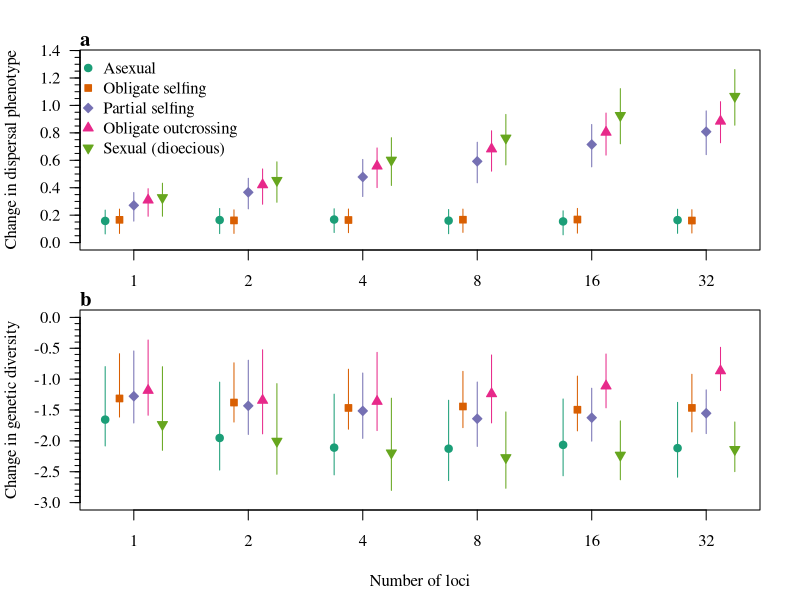
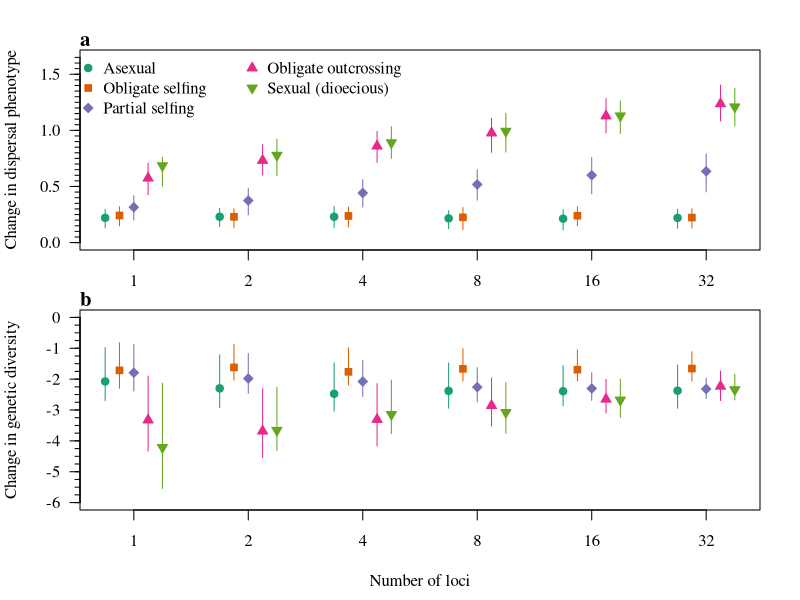
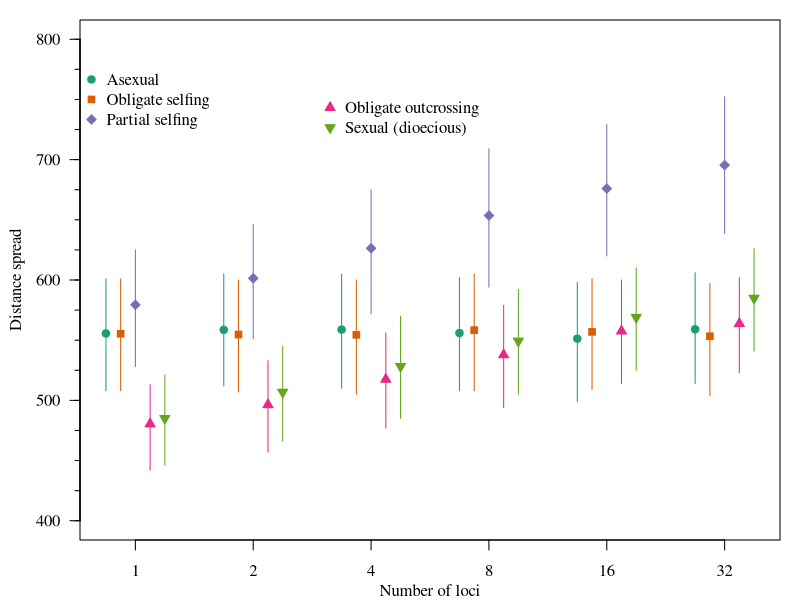
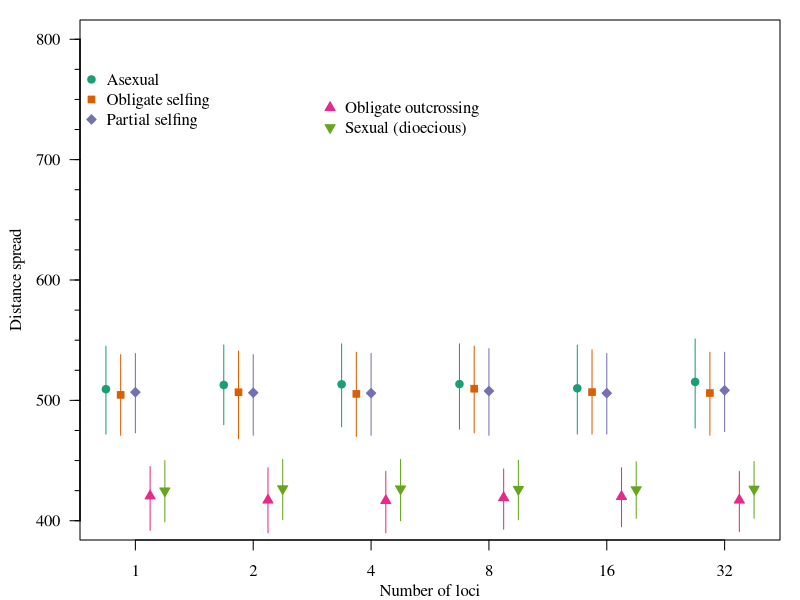
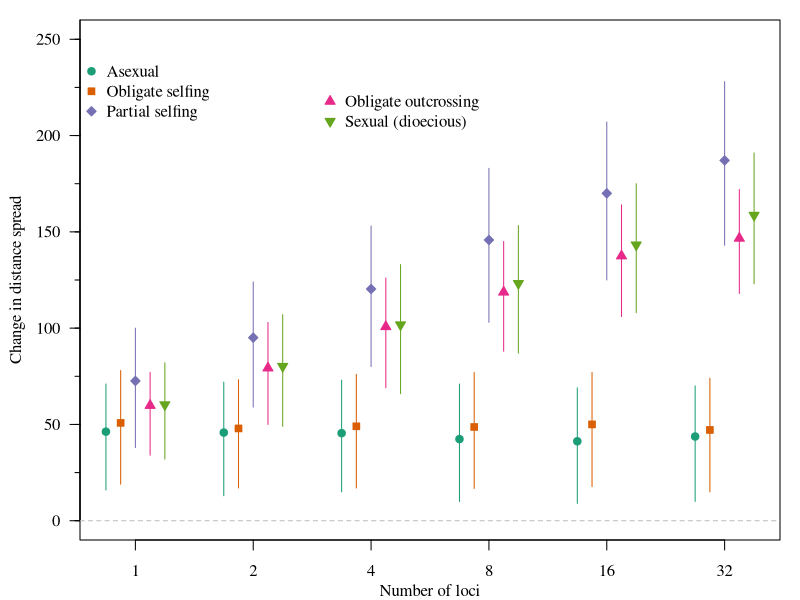
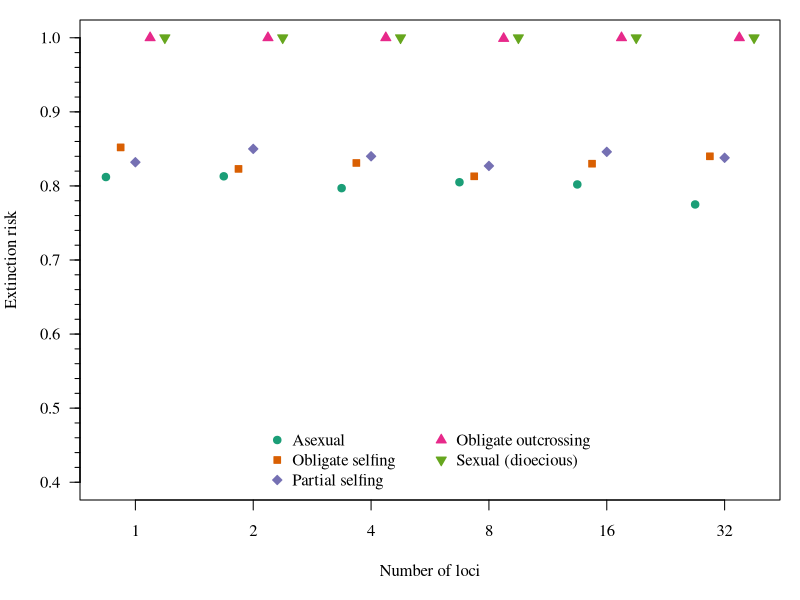
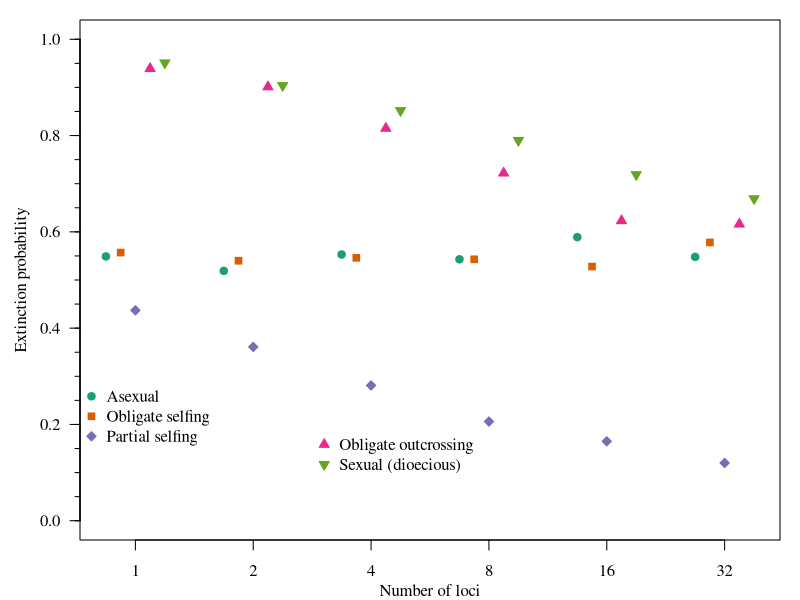
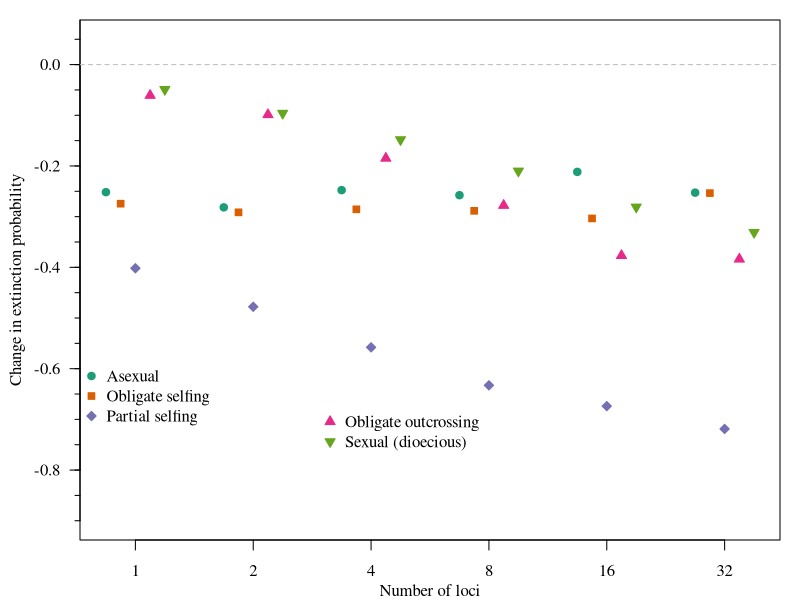

The R source for these figures, in order:
# This script will make the figures to be used in the manuscript. In particular
#    the script will make the following figures:
# Figure 1: A schematic figure demonstrating the distinction between range
#    expansions and range shifts as we will use them in the paper
# Figure 2: Dispersal evolution in range expansions and shifts (Fig. S1). This will be a
#    two panel figure with the first focusing on dispersal phenotypes and the
#    second focusing on genetic variance. In both panels, the x axis will be 
#    the number of loci in the simulation and different mating systems will be
#    designated by line color (asexual, sexual (dioecious), sexual (obligate selfing),
#    sexual (partial selfing), and sexual (obligate outcrossing)). In the first
#    panel, the y-axis will be the change in the mean dispersal phenotype at the
#    range edge. In the second panel, the y-axis will be the change in genetic variance
#    of the range edge populations.
# Figure 3: Distance traveled in the range expansions. This will be another two
#    panel figure with the first being the mean distance travelled and the second
#    being the CV of distance traveled. The line colors and x-axis will match the 
#    scenarios in Figure 2.
# Figure 4: Extinction risk in range shifts. Another two panel figure with the
#    first panel being a line graph of extinction risk (y-axis) versus number
#    of loci (x-axis). The second panel will be a bar chart of the extinction
#    risk observed in no evolution scenarios. Colors will be consistent with 
#    previous figures
# Figure 5: A single panel showing the change in extinction risk due to evolution
#    across loci.


# Set the working directory and load in the result data
setwd("~/Desktop/Wyoming/DispersalEvolution/GitRepo/")
Results <- read.csv("SimsWithResults.csv")

# Set an appropriate color scheme and the scenario names
library(RColorBrewer)
ScenCols <- brewer.pal(n = 5, name = "Dark2")
Scenarios <- c("Asexual", "Obligate selfing", "Partial selfing", "Obligate outcrossing", "Sexual (dioecious)")
#Scenarios <- c("Asexual", "Sexual (dioecious)", "Obligate selfing", "Partial selfing", "Obligate outcrossing")
HapVals <- c(TRUE, FALSE, FALSE, FALSE, FALSE)
#monoVals <- c(TRUE, FALSE, TRUE, TRUE, TRUE)
#omegaVals <- c(0, 0, 1, 0.5, 0)
monoVals <- c(TRUE, TRUE, TRUE, TRUE, FALSE)
omegaVals <- c(0, 1, 0.5, 0, 0)
Lseq <- unique(Results$L)
LseqLocs <- c(0, 0.2, 0.4, 0.6, 0.8, 1)
offset <- 0.025
xLocs <- matrix(NA, nrow = 5, ncol = 6)
xLocs[1,] <- LseqLocs - 2*offset
xLocs[2,] <- LseqLocs - offset
xLocs[3,] <- LseqLocs
xLocs[4,] <- LseqLocs + offset
xLocs[5,] <- LseqLocs + 2*offset
###### Figure 1

###### Figure 2
# First get the data together (mean change in phenotpyes and variance with IQR)
Fig2Data <- vector(mode = "list", length = 5)
for(i in 1:5){
     MeanPhenExp <- rep(NA, 6)
     LwrPhenExp <- rep(NA, 6)
     UprPhenExp <- rep(NA, 6)
     MeanGenExp <- rep(NA, 6)
     LwrGenExp <- rep(NA, 6)
     UprGenExp <- rep(NA, 6)
     MeanPhenShift <- rep(NA, 6)
     LwrPhenShift <- rep(NA, 6)
     UprPhenShift <- rep(NA, 6)
     MeanGenShift <- rep(NA, 6)
     LwrGenShift <- rep(NA, 6)
     UprGenShift <- rep(NA, 6)
     for(l in 1:6){
          CurData <- subset(Results, L == Lseq[l] & Haploid == HapVals[i] & monoecious == monoVals[i] & omega == omegaVals[i])
          MeanPhenExp[l] <- mean(c(CurData$DeltaPhenExp_1, CurData$DeltaPhenExp_2))
          LwrPhenExp[l] <- quantile(c(CurData$DeltaPhenExp_1, CurData$DeltaPhenExp_2), probs = 0.25)
          UprPhenExp[l] <- quantile(c(CurData$DeltaPhenExp_1, CurData$DeltaPhenExp_2), probs = 0.75)
          MeanGenExp[l] <- mean(c(CurData$DeltaGenExp_1, CurData$DeltaGenExp_2))
          LwrGenExp[l] <- quantile(c(CurData$DeltaGenExp_1, CurData$DeltaGenExp_2), probs = 0.25)
          UprGenExp[l] <- quantile(c(CurData$DeltaGenExp_1, CurData$DeltaGenExp_2), probs = 0.75)
          MeanPhenShift[l] <- mean(CurData$DeltaPhenShift, na.rm = TRUE)
          LwrPhenShift[l] <- quantile(CurData$DeltaPhenShift, probs = 0.25, na.rm = TRUE)
          UprPhenShift[l] <- quantile(CurData$DeltaPhenShift, probs = 0.75, na.rm = TRUE)
          MeanGenShift[l] <- mean(CurData$DeltaGenShift, na.rm = TRUE)
          LwrGenShift[l] <- quantile(CurData$DeltaGenShift, probs = 0.25, na.rm = TRUE)
          UprGenShift[l] <- quantile(CurData$DeltaGenShift, probs = 0.75, na.rm = TRUE)
     }
     Fig2Data[[i]] <- data.frame(L = Lseq, MeanPhenExp, LwrPhenExp, UprPhenExp, MeanGenExp,
                                 LwrGenExp, UprGenExp, MeanPhenShift, LwrPhenShift, UprPhenShift,
                                 MeanGenShift, LwrGenShift, UprGenShift)
}

# Now make the main figure
pdf(file = "ResultFigures/Figure1.pdf", width = 5, height = 6, onefile = FALSE, paper = "special", useDingbats = FALSE)
        par(mfrow = c(2,1), oma = c(3,3,1,1), mar = c(1.5,1,1.5,1), family = "serif")
        
        # Make the phenotype figure
        plot(NA, NA, xlim = c(-0.05, 1.05), ylim = c(0,1.35), main = "", ylab = "", 
             xlab = "", las = 1, xaxt = "n")
        axis(side = 1, at = LseqLocs, labels = Lseq)
        axis(side = 2, at = seq(0, 1.4, by = 0.05), tcl = -0.25, labels = FALSE)
        #mtext(expression(paste(Delta, bar("d"), sep = "")), side = 2, line = 3)
        mtext("Change in dispersal phenotype", side = 2, line = 3)
        for(i in 1:5){
                points(x = xLocs[i,], y = Fig2Data[[i]]$MeanPhenExp, pch = 20 + i, col = ScenCols[i], bg = ScenCols[i])
                segments(x0 = xLocs[i,], y0 = Fig2Data[[i]]$LwrPhenExp, x1 = xLocs[i,], y1 = Fig2Data[[i]]$UprPhenExp,
                         col = ScenCols[i], lty = 1)
        }
        mtext("a", side = 3, line = 0, adj = 0, font = 2, cex = 1.25)
        
        # Put the legend on the figure
        legend("topleft", legend = Scenarios, pch = 21:25, col = ScenCols, bty = "n", pt.bg = ScenCols, inset = -0.01)
        
        # Make the genetic diversity figure
        plot(NA, NA, xlim = c(-0.05,1.05), ylim = c(-3, 0), main = "", ylab = "", 
             xlab = "", las = 1, xaxt = "n")
        axis(side = 1, at = LseqLocs, labels = Lseq)
        axis(side = 2, at = seq(-3, 0, by = 0.1), tcl = -0.25, labels = FALSE)
        mtext("Change in genetic diversity", side = 2, line = 3)
        for(i in 1:5){
                points(x = xLocs[i,], y = Fig2Data[[i]]$MeanGenExp, pch = 20 + i, col = ScenCols[i], bg = ScenCols[i])
                segments(x0 = xLocs[i,], y0 = Fig2Data[[i]]$LwrGenExp, x1 = xLocs[i,], y1 = Fig2Data[[i]]$UprGenExp,
                         col = ScenCols[i], lty = 1)
        }
        mtext("Number of loci", side = 1, outer = TRUE, line = 1.5)
        mtext("b", side = 3, line = 0, adj = 0, font = 2, cex = 1.25)
dev.off()

# Now make the figure with the range shift results
pdf(file = "ResultFigures/Figure2.pdf", width = 5, height = 6, onefile = FALSE, paper = "special", useDingbats = FALSE)
        par(mfrow = c(2,1), oma = c(3,3,1,1), mar = c(1.5,1,1.5,1), family = "serif")

        # Make the phenotype figure
        plot(NA, NA, xlim = c(-0.05, 1.05), ylim = c(0,1.65), main = "", ylab = "", 
             xlab = "", las = 1, xaxt = "n")
        axis(side = 1, at = LseqLocs, labels = Lseq)
        axis(side = 2, at = seq(0, 1.65, by = 0.05), tcl = -0.25, labels = FALSE)
        #mtext(expression(paste(Delta, bar("d"), sep = "")), side = 2, line = 3)
        mtext("Change in dispersal phenotype", side = 2, line = 3)
        for(i in 1:5){
                points(x = xLocs[i,], y = Fig2Data[[i]]$MeanPhenShift, pch = 20 + i, col = ScenCols[i], bg = ScenCols[i])
                segments(x0 = xLocs[i,], y0 = Fig2Data[[i]]$LwrPhenShift, x1 = xLocs[i,], y1 = Fig2Data[[i]]$UprPhenShift,
                         col = ScenCols[i], lty = 1)
        }
        mtext("a", side = 3, line = 0, adj = 0, font = 2, cex = 1.25)

        # Put the legend on the figure
        legend("topleft", legend = Scenarios, pch = 21:25, col = ScenCols, bty = "n", pt.bg = ScenCols, inset = -0.01, ncol = 2)

        # Make the genetic diversity figure
        plot(NA, NA, xlim = c(-0.05,1.05), ylim = c(-6, 0), main = "", ylab = "", 
             xlab = "", las = 1, xaxt = "n")
        axis(side = 1, at = LseqLocs, labels = Lseq)
        axis(side = 2, at = seq(-6, 0, by = 0.25), tcl = -0.25, labels = FALSE)
        mtext("Change in genetic diversity", side = 2, line = 3)
        for(i in 1:5){
                points(x = xLocs[i,], y = Fig2Data[[i]]$MeanGenShift, pch = 20 + i, col = ScenCols[i], bg = ScenCols[i])
                segments(x0 = xLocs[i,], y0 = Fig2Data[[i]]$LwrGenShift, x1 = xLocs[i,], y1 = Fig2Data[[i]]$UprGenShift,
                         col = ScenCols[i], lty = 1)
        }
        mtext("Number of loci", side = 1, outer = TRUE, line = 1.5)
        mtext("b", side = 3, line = 0, adj = 0, font = 2, cex = 1.25)
dev.off()

###### Figure 3
# distance with IQR for evolution and no evolution scenarios
# First get the data together (mean distance spread and CV for each scenario)
Fig3Data <- vector(mode = "list", length = 5)
for(i in 1:5){
        DistEvol <- rep(NA, 6)
        LwrDistEvol <- rep(NA, 6)
        UprDistEvol <- rep(NA, 6)
        DistNoEvol <- rep(NA, 6)
        LwrDistNoEvol <- rep(NA, 6)
        UprDistNoEvol <- rep(NA, 6)
        Difference <- rep(NA, 6)
        LwrDiff <- rep(NA, 6)
        UprDiff <- rep(NA, 6)
        for(l in 1:6){
                CurData <- subset(Results, L == Lseq[l] & Haploid == HapVals[i] & monoecious == monoVals[i] & omega == omegaVals[i])
                EvolDistances <- c(CurData$distance_1, CurData$distance_2)
                NoEvolDistances <- c(CurData$DistNoEvol_1, CurData$DistNoEvol_2)
                Diffs <- EvolDistances - NoEvolDistances
                DistEvol[l] <- mean(EvolDistances)
                LwrDistEvol[l] <- quantile(EvolDistances, probs = 0.25)
                UprDistEvol[l] <-  quantile(EvolDistances, probs = 0.75)
                DistNoEvol[l] <- mean(NoEvolDistances)
                LwrDistNoEvol[l] <- quantile(NoEvolDistances, probs = 0.25)
                UprDistNoEvol[l] <- quantile(NoEvolDistances, probs = 0.75)
                Difference[l] <- mean(Diffs)
                LwrDiff[l] <- quantile(Diffs, probs = 0.25)
                UprDiff[l] <- quantile(Diffs, probs = 0.75)
        }
        Fig3Data[[i]] <- data.frame(L = Lseq, DistEvol, LwrDistEvol, UprDistEvol, 
                                    DistNoEvol, LwrDistNoEvol, UprDistNoEvol,
                                    Difference, LwrDiff, UprDiff)
}
# Now make a figure for the mean distance spread with evolution
pdf(file = "ResultFigures/Figure3_EvolDist.pdf", width = 5, height = 3, onefile = FALSE, paper = "special", useDingbats = FALSE)
        par(family = "serif", mar = c(3, 4, 1, 1))
        plot(NA, NA, xlim = c(-0.05, 1.05), ylim = c(400, 800), main = "", ylab = "", 
             xlab = "", las = 1, xaxt = "n")
        axis(side = 1, at = LseqLocs, labels = Lseq)
        axis(side = 2, at = seq(400, 800, by = 25), tcl = -0.25, labels = FALSE)
        mtext("Distance spread", side = 2, line = 2.75)
        mtext("Number of loci", side = 1, line = 2)
        # Graph the data
        for(i in 1:5){
                points(x = xLocs[i,], y = Fig3Data[[i]]$DistEvol, pch = 20 + i, col = ScenCols[i], bg = ScenCols[i])
                segments(x0 = xLocs[i,], y0 = Fig3Data[[i]]$LwrDistEvol, x1 = xLocs[i,], y1 = Fig3Data[[i]]$UprDistEvol,
                         lty = 1, col = ScenCols[i])
        }
        # Put the legend on the figure
        legend(x = -0.1, y = 750, legend = Scenarios[1:3], pch = 21:23, col = ScenCols[1:3], 
               pt.bg = ScenCols[1:3], bty = "n", yjust = 0.5)
        legend(x = 0.305, y = 710, legend = Scenarios[4:5], pch = 24:25, col = ScenCols[4:5],
               pt.bg = ScenCols[4:5], bty = "n", yjust = 0)
dev.off()

# Now make a figure for the mean distance spread without evolution
pdf(file = "ResultFigures/Figure3_NoEvolDist.pdf", width = 5, height = 3, onefile = FALSE, paper = "special", useDingbats = FALSE)
        par(family = "serif", mar = c(3, 4, 1, 1))
        plot(NA, NA, xlim = c(-0.05, 1.05), ylim = c(400, 800), main = "", ylab = "", 
             xlab = "", las = 1, xaxt = "n")
        axis(side = 1, at = LseqLocs, labels = Lseq)
        axis(side = 2, at = seq(400, 800, by = 25), tcl = -0.25, labels = FALSE)
        mtext("Distance spread", side = 2, line = 2.75)
        mtext("Number of loci", side = 1, line = 2)
        # Graph the data
        for(i in 1:5){
                points(x = xLocs[i,], y = Fig3Data[[i]]$DistNoEvol, pch = 20 + i, col = ScenCols[i], bg = ScenCols[i])
                segments(x0 = xLocs[i,], y0 = Fig3Data[[i]]$LwrDistNoEvol, x1 = xLocs[i,], y1 = Fig3Data[[i]]$UprDistNoEvol,
                         lty = 1, col = ScenCols[i])
        }
        # Put the legend on the figure
        legend(x = -0.1, y = 750, legend = Scenarios[1:3], pch = 21:23, col = ScenCols[1:3], 
               pt.bg = ScenCols[1:3], bty = "n", yjust = 0.5)
        legend(x = 0.305, y = 710, legend = Scenarios[4:5], pch = 24:25, col = ScenCols[4:5],
               pt.bg = ScenCols[4:5], bty = "n", yjust = 0)
dev.off()

# Now make a figure for the increase in distance spread due to evolution
pdf(file = "ResultFigures/Figure3_DiffDist.pdf", width = 5, height = 3, onefile = FALSE, paper = "special", useDingbats = FALSE)
        par(family = "serif", mar = c(3, 4, 1, 1))
        plot(NA, NA, xlim = c(-0.05, 1.05), ylim = c(0, 250), main = "", ylab = "", 
             xlab = "", las = 1, xaxt = "n")
        axis(side = 1, at = LseqLocs, labels = Lseq)
        axis(side = 2, at = seq(0, 300, by = 25), tcl = -0.25, labels = FALSE)
        mtext("Change in distance spread", side = 2, line = 2.75)
        mtext("Number of loci", side = 1, line = 2)
        # Graph the data
        for(i in 1:5){
                points(x = xLocs[i,], y = Fig3Data[[i]]$Difference, pch = 20 + i, col = ScenCols[i], bg = ScenCols[i])
                segments(x0 = xLocs[i,], y0 = Fig3Data[[i]]$LwrDiff, x1 = xLocs[i,], y1 = Fig3Data[[i]]$UprDiff,
                         lty = 1, col = ScenCols[i])
        }
        # Put the legend on the figure
        legend(x = -0.1, y = 223, legend = Scenarios[1:3], pch = 21:23, col = ScenCols[1:3], 
               pt.bg = ScenCols[1:3], bty = "n", yjust = 0.5)
        legend(x = 0.305, y = 197, legend = Scenarios[4:5], pch = 24:25, col = ScenCols[4:5],
               pt.bg = ScenCols[4:5], bty = "n", yjust = 0)
        # Finally, add a horizontal line at 0
        abline(h = 0, lty = 2, col = "grey")
dev.off()
###### Figure 4
# First get the extinction risk data together
Fig4Data <- vector(mode = "list", length = 5)
NoEvolExtRisk <- matrix(data = NA, nrow = 5, ncol = 6)
for(i in 1:5){
        EvolExtRisk <- rep(NA, 6)
        ExtRiskLwr <- rep(NA, 6)
        ExtRiskUpr <- rep(NA, 6)
        for(l in 1:6){
                CurData <- subset(Results, L == Lseq[l] & Haploid == HapVals[i] & monoecious == monoVals[i] & omega == omegaVals[i])
                EvolExtRisk[l] <- mean(CurData$ExtRiskEvol)
                NoEvolExtRisk[i,l] <- mean(CurData$ExtRiskNoEvol)
                CI <- 1.96 * sqrt((EvolExtRisk[l] * (1 - EvolExtRisk[l])) / nrow(CurData))
                ExtRiskLwr[l] <- EvolExtRisk[l] - CI
                ExtRiskUpr[l] <- EvolExtRisk[l] + CI
        }
        Fig4Data[[i]] <- data.frame(L = Lseq, EvolExtRisk, ExtRiskLwr, ExtRiskUpr)
}
names(Fig4Data) <- Scenarios

pdf(file = "ResultFigures/NoEvolRisk.pdf", width = 5, height = 3, onefile = FALSE, paper = "special", useDingbats = FALSE)
        par(mar = c(5, 4, 1, 1), family = "serif")
        plot(x = NA, y = NA, xlim = c(-0.05, 1.05), ylim = c(0.4, 1), xlab = "Number of loci", 
             ylab = "Extinction risk", las =1, xaxt = "n")
        axis(1, at = LseqLocs, labels = Lseq)
        axis(2, at = seq(0.4, 1, by = 0.02), tcl = -0.25, labels = FALSE)
        legend("bottom", legend = Scenarios, pch = 21:25, col = ScenCols, pt.bg = ScenCols, bty = "n", ncol = 2)
        for(i in 1:5){
                points(x = xLocs[i,], y = NoEvolExtRisk[i,], col = ScenCols[i], 
                      pch = 20 + i, bg = ScenCols[i])
                
        }
        
dev.off()
# There's very little variation among loci (as expected), so I will average across them
#       In fact, I think this would be better demonstrated in a table since there's really
#       only variation between mate finding Allee effect vs. not.
NoEvolRisk <- rowMeans(NoEvolExtRisk)
# Asexual               :0.8028
# Obligate selfing      :0.8332
# Partial selfing       :0.8425
# Obligate outcrossing  :0.9998
# Sexual (dioecious)    :1.0000

pdf(file = "ResultFigures/Figure4.pdf", width = 5, height = 3, onefile = FALSE, paper = "special", useDingbats = FALSE)
        par(family = "serif", mar = c(3, 4, 1, 1))
        plot(NA, NA, xlim = c(-0.05, 1.05), ylim = c(0, 1), main = "", ylab = "", 
             xlab = "", las = 1, xaxt = "n")
        axis(side = 1, at = LseqLocs, labels = Lseq)
        axis(side = 2, at = seq(0, 1, by = 0.05), tcl = -0.25, labels = FALSE)
        mtext("Extinction probability", side = 2, line = 2.5)
        mtext("Number of loci", side = 1, line = 2)
        # Graph the data
        for(i in 1:5){
                points(x = xLocs[i,], y = Fig4Data[[i]]$EvolExtRisk, pch = 20+i, col = ScenCols[i], bg = ScenCols[i])
                #segments(x0 = xLocs[i,], y0 = Fig4Data[[i]]$ExtRiskLwr, x1 = xLocs[i,], y1 = Fig4Data[[i]]$ExtRiskUpr,
                #         lty = 1, col = ScenCols[i])
        }
        # Put the legend on the figure
        legend(x = -0.1, y = 0.3, legend = Scenarios[1:3], pch = 21:23, col = ScenCols[1:3], 
               pt.bg = ScenCols[1:3], bty = "n", yjust = 1)
        legend(x = 0.295, y = 0.2, legend = Scenarios[4:5], pch = 24:25, col = ScenCols[4:5],
               pt.bg = ScenCols[4:5], bty = "n", yjust = 1)
dev.off()

###### Figure 5
# First get the data together (mean distance spread and CV for each scenario)
DeltaExtRisk <- matrix(NA, nrow = 5, ncol = 6)
for(i in 1:5){
        DeltaExtRisk[i,] <- Fig4Data[[i]]$EvolExtRisk - NoEvolRisk[i] 
}

# Make the figure
pdf(file = "ResultFigures/Figure5.pdf", width = 5, height = 3, onefile = FALSE, paper = "special", useDingbats = FALSE)
        par(family = "serif", mar = c(3, 4, 1, 1))
        plot(NA, NA, xlim = c(-0.05, 1.05), ylim = c(-0.9, 0.05), main = "", ylab = "", 
             xlab = "", las = 1, xaxt = "n")
        axis(side = 1, at = LseqLocs, labels = Lseq)
        axis(side = 2, at = seq(-0.9, 0.1, by = 0.05), tcl = -0.25, labels = FALSE)
        mtext("Change in extinction probability", side = 2, line = 2.75)
        mtext("Number of loci", side = 1, line = 2)
        abline(h = 0, lty = 2, col = "grey")
        # Graph the data
        for(i in 1:5){
                points(x = xLocs[i,], y = DeltaExtRisk[i,], pch = 20 + i, col = ScenCols[i], bg = ScenCols[i])
        }
        # Put the legend on the figure
        legend(x = -0.1, y = -0.575, legend = Scenarios[1:3], pch = 21:23, col = ScenCols[1:3], 
               pt.bg = ScenCols[1:3], bty = "n", yjust = 1)
        legend(x = 0.305, y = -0.665, legend = Scenarios[4:5], pch = 24:25, col = ScenCols[4:5],
               pt.bg = ScenCols[4:5], bty = "n", yjust = 1)
dev.off()
